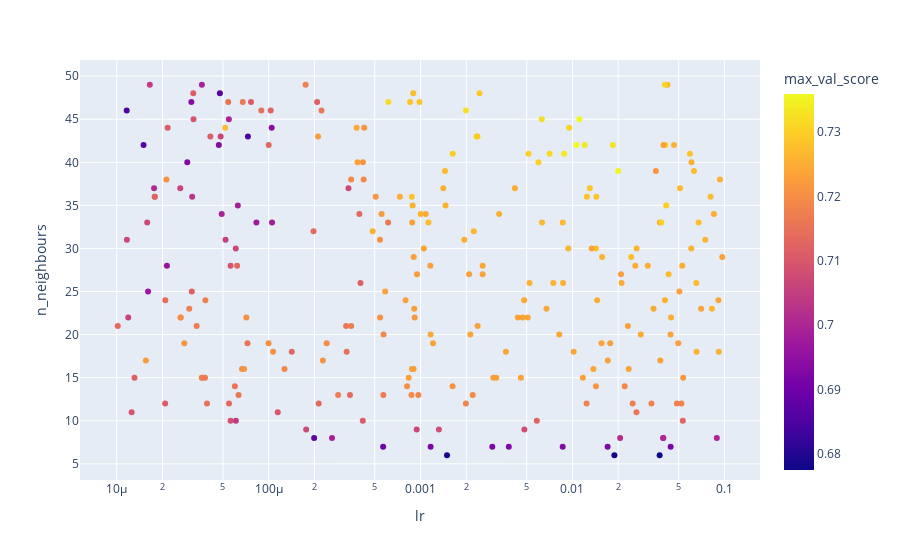

Notebook source saved alongside this figure:
### Code cell
px.scatter(round_1_results[round_1_results['n_neighbours']>5], x='lr', log_x=True, y='n_neighbours', color='max_val_score')

### Figure 1 — Plotly figure (JSON) as saved in the notebook; plotly's stock layout.template omitted (floating-point values rounded to 4 significant figures; data arrays with more than 128 entries replaced by an {"elided": "..."} marker saying what was removed)
{"data": [{"hovertemplate": "lr=%{x}<br>n_neighbours=%{y}<br>max_val_score=%{marker.color}<extra></extra>", "legendgroup": "", "marker": {"color": {"elided": "266 float values"}, "coloraxis": "coloraxis", "symbol": "circle"}, "mode": "markers", "name": "", "orientation": "v", "showlegend": false, "type": "scatter", "x": {"elided": "266 float values"}, "xaxis": "x", "y": {"elided": "266 int values"}, "yaxis": "y"}], "layout": {"coloraxis": {"colorbar": {"title": {"text": "max_val_score"}}, "colorscale": [[0, "#0d0887"], [0.1111, "#46039f"], [0.2222, "#7201a8"], [0.3333, "#9c179e"], [0.4444, "#bd3786"], [0.5556, "#d8576b"], [0.6667, "#ed7953"], [0.7778, "#fb9f3a"], [0.8889, "#fdca26"], [1, "#f0f921"]]}, "legend": {"tracegroupgap": 0}, "margin": {"t": 60}, "xaxis": {"anchor": "y", "domain": [0, 1], "title": {"text": "lr"}, "type": "log"}, "yaxis": {"anchor": "x", "domain": [0, 1], "title": {"text": "n_neighbours"}}}}
